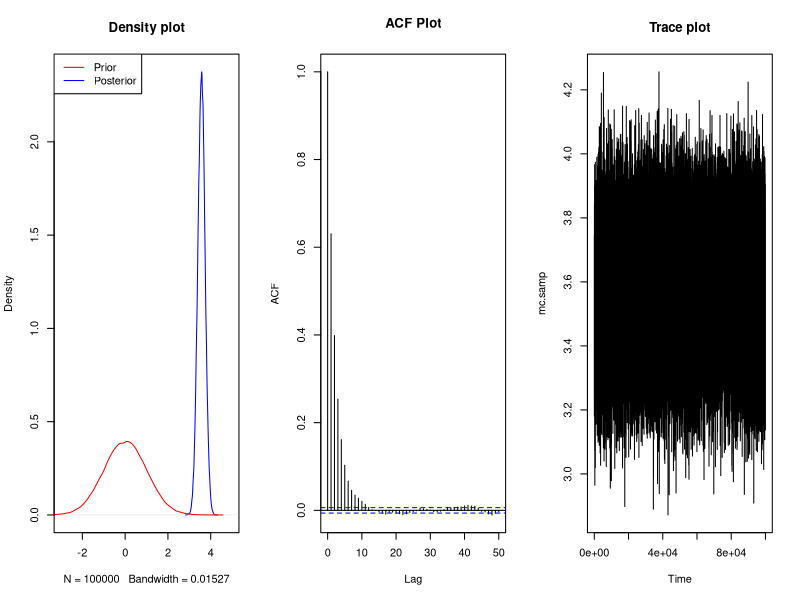
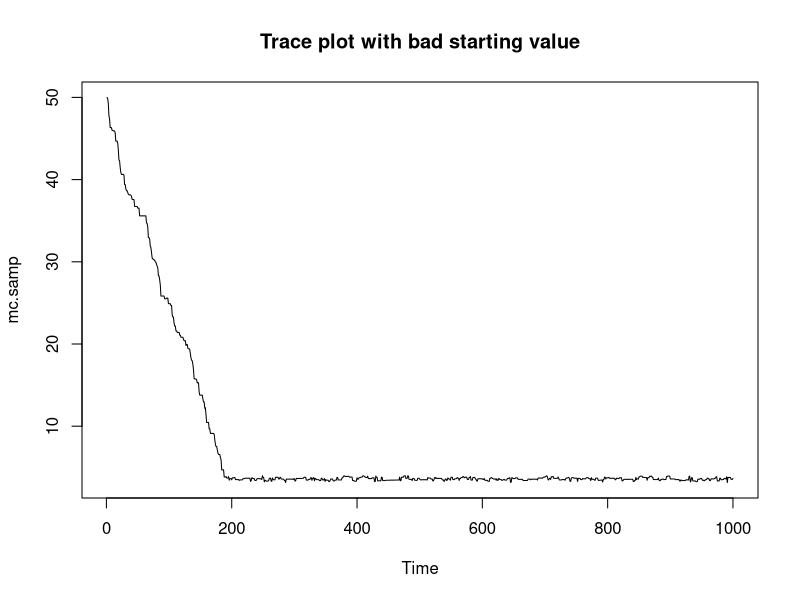

Generate these figures, in order, with R:
###########################################
## MH samples from posterior distrbituon
# from t likelihood and normal prior
###########################################
set.seed(10)
log.post <- function(y, mu, nu)
{
  -mu^2/2 - (nu + 1)/2 *sum( log( 1 + (y-mu)^2/nu  ) )
}

# Generate the data set.
# No need for small n and mu close to zero (the prior)
nu <- 3
n <- 50
mu <- 4
y <- mu + rt(n, df = nu)   # Generate the data


# Now compare to MCMC for the same target distribution
T <- 1e5
mc.samp <- numeric(length = T)
mc.samp[1] <- mean(y)
acc <- 0
foo <- proc.time()
for(t in 2:T)
{
  prop <- rnorm(1, mean = mc.samp[t-1], sd = .4)
  ratio <- log.post(y = y, mu = prop, nu = nu) - log.post(y = y, mu = mc.samp[t-1], nu = nu)
  
  if(runif(1) < exp(ratio))
  {
    mc.samp[t] <- prop
    acc <- acc + 1
  }else{
    mc.samp[t] <- mc.samp[t-1]
  }
}
proc.time() - foo
print(acc/T)

par(mfrow = c(1,3))
plot(density(mc.samp), col = "blue", xlim = c(-3,5), main = "Density plot")
lines(density(rnorm(1e5)), col = "red")
legend("topleft", col = c("red", "blue"), legend = c("Prior", "Posterior"), lty = 1)
acf(mc.samp, main = "ACF Plot")
plot.ts(mc.samp, main = "Trace plot")

# Since the sampler looks good, we can now
# estimate the posterior mean and quantiles
mean(mc.samp)
quantile(mc.samp, c(.025, .975))

# a short run again to indicate what happens
# with a bad starting value
# But choose a BAD starting values
T <- 1e3
mc.samp <- numeric(length = T)
mc.samp[1] <- 50 ## bad starting value
acc <- 0
foo <- proc.time()
for(t in 2:T)
{
  prop <- rnorm(1, mean = mc.samp[t-1], sd = .5)
  ratio <- log.post(y = y, mu = prop, nu = nu) - log.post(y = y, mu = mc.samp[t-1], nu = nu)
  
  if(runif(1) < exp(ratio))
  {
    mc.samp[t] <- prop
    acc <- acc + 1
  }else{
    mc.samp[t] <- mc.samp[t-1]
  }
}

par(mfrow = c(1,1))
plot.ts(mc.samp, main = "Trace plot with bad starting value")


